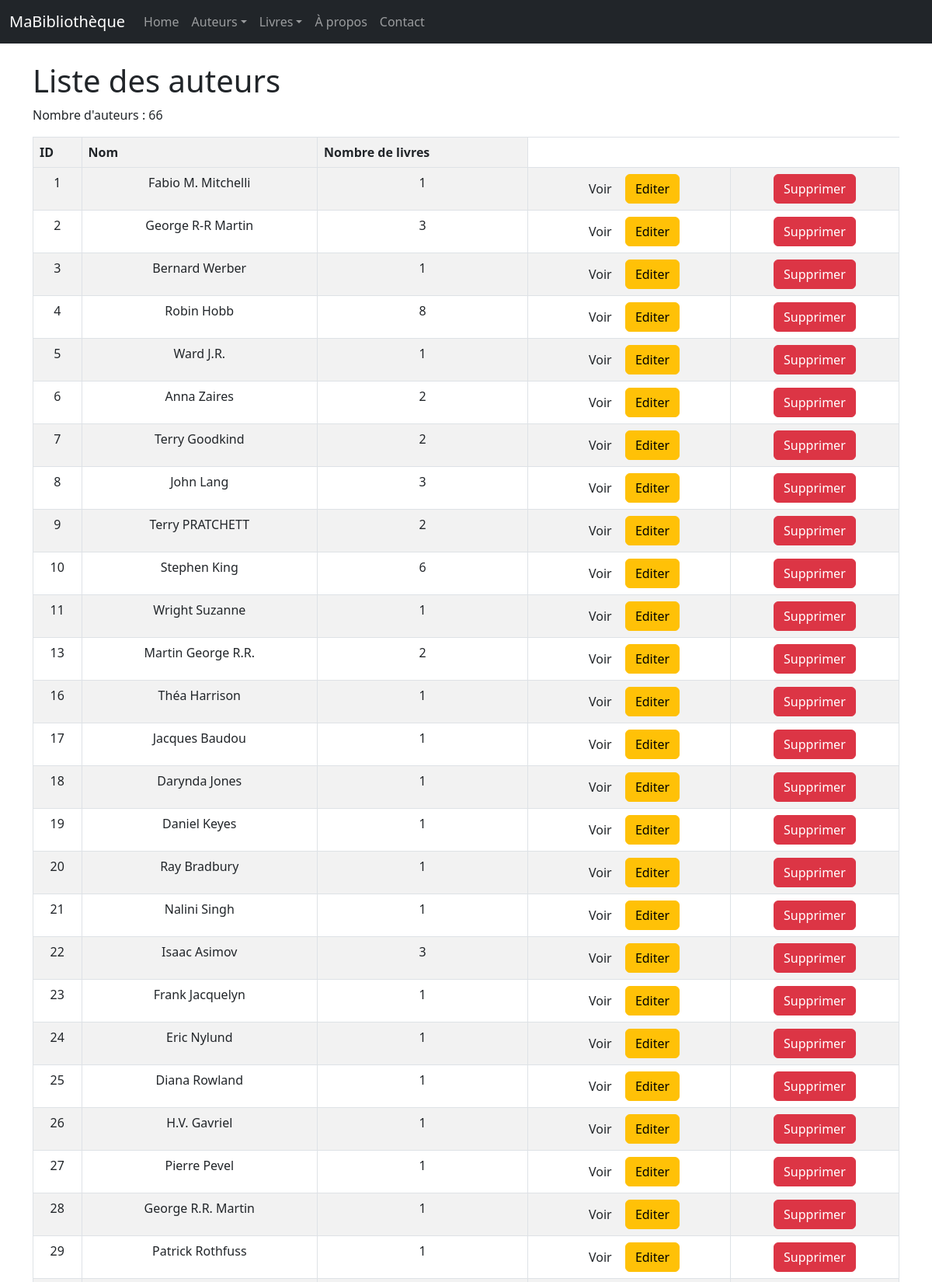
The page /auteurs/ (upper part) on the database its author committed.
### monApp/models.py (models this page shows, shortened)
class Auteur(db.Model):
    idA = db.Column( db.Integer, primary_key=True )
    Nom = db.Column( db.String(100) )

### monApp/views.py (the view)
@app.route('/auteurs/')
def getAuteurs():
    lesAuteurs = Auteur.query.all()
    return render_template('auteurs_list.html', title = "R3.01 Dev Web avec Flask", auteurs = lesAuteurs)

### monApp/templates/auteurs_list.html (shortened to what this page needs)
{% extends "base.html" %}
{% block main %}
    <h1>Liste des auteurs</h1>
    <p>Nombre d'auteurs : {{auteurs|length}}</p>
    <table class="table table-striped table-bordered table-hover">
        <thread>
            <tr>
                <th>ID</th>
                <th>Nom</th>
                <th>Nombre de livres</th>
            </tr>
        </thread>
        <tbody>
        {% for unAuteur in auteurs %}
            <tr>
                <td>{{unAuteur.idA}}</td>
                <td>{{unAuteur.Nom}}</td>
                <td>{{unAuteur.livres.count()}}</td>
                <td><div class="task-controls">
                    <a href="{{ url_for('viewAuteur', idA=unAuteur.idA) }}" class="btn btn-nfo">
                    Voir </a>
                    <a href="{{ url_for('updateAuteur', idA=unAuteur.idA) }}" class="btn btn-warning">
                    Editer </a>
                    </div>
                </td>
                <td><a href="{{ url_for('deleteAuteur', idA=unAuteur.idA) }}" class="btn btn-danger">Supprimer </a>
</td>
            </tr>
        {% endfor %}
        </tbody>
    </table>
{%endblock%}

### monApp/templates/base.html (shortened to what this page needs)
<html>
<head>
    <link rel="stylesheet" href="{{ url_for('static', filename='css/style.css') }}">
    <link href="https://cdn.jsdelivr.net/npm/bootstrap@5.3.0/dist/css/bootstrap.min.css" rel="stylesheet">
</head>
<body>
    {% block navbar %}
    <nav class="navbar navbar-expand-md navbar-dark bg-dark fixed-top">
        <div class="container-fluid">
            <a class="navbar-brand">MaBibliothèque</a>
            <div class="collapse navbar-collapse" id="mainNavbar">
                <ul class="navbar-nav me-auto mb-2 mb-md-0">
                    <li class="nav-item">
                        <a class="nav-link" href="{{ url_for('index') }}">Home</a>
                    </li>
                    <li class="nav-item dropdown">
                        <a class="nav-link dropdown-toggle" href="#" id="auteursDropdown" role="button" data-bs-toggle="dropdown" aria-expanded="false">Auteurs</a>
                    </li>
                    <li class="nav-item dropdown">
                        <a class="nav-link dropdown-toggle" href="#" id="livresDropdown" role="button" data-bs-toggle="dropdown" aria-expanded="false">Livres</a>
                    </li>
                    <li class="nav-item">
                        <a class="nav-link" href="{{ url_for('about') }}">À propos</a>
                    </li>
                    <li class="nav-item">
                        <a class="nav-link" href="{{ url_for('contact') }}">Contact</a>
                    </li>
                </ul>
            </div>
        </div>
    </nav>
    {% endblock %}
    {% block content %}
    <main id="main" role="main" class="container">
        {% block main %}{% endblock %}
    </main>
    {% endblock %}
</body>
</html>

### monApp/static/css/style.css (style rules this page uses)
h1 { color: red; }
td,th { padding: 0.5 em; text-align: center; border-collapse: initial; border: thin solid black; }
#main { margin-top: 5em; }
body { font-family: sans-serif; }

### rows shown on the page
Auteur: idA "1", Nom "Fabio M. Mitchelli", livres.count "1"
Auteur: idA "2", Nom "George R-R Martin", livres.count "3"
Auteur: idA "3", Nom "Bernard Werber", livres.count "1"
Auteur: idA "4", Nom "Robin Hobb", livres.count "8"
Auteur: idA "5", Nom "Ward J.R.", livres.count "1"
Auteur: idA "6", Nom "Anna Zaires", livres.count "2"
Auteur: idA "7", Nom "Terry Goodkind", livres.count "2"
Auteur: idA "8", Nom "John Lang", livres.count "3"
Auteur: idA "9", Nom "Terry PRATCHETT", livres.count "2"
Auteur: idA "10", Nom "Stephen King", livres.count "6"
Auteur: idA "11", Nom "Wright Suzanne", livres.count "1"
Auteur: idA "13", Nom "Martin George R.R.", livres.count "2"
Auteur: idA "16", Nom "Théa Harrison", livres.count "1"
Auteur: idA "17", Nom "Jacques Baudou", livres.count "1"
Auteur: idA "18", Nom "Darynda Jones", livres.count "1"
Auteur: idA "19", Nom "Daniel Keyes", livres.count "1"
Auteur: idA "20", Nom "Ray Bradbury", livres.count "1"
Auteur: idA "21", Nom "Nalini Singh", livres.count "1"
Auteur: idA "22", Nom "Isaac Asimov", livres.count "3"
Auteur: idA "23", Nom "Frank Jacquelyn", livres.count "1"
Auteur: idA "24", Nom "Eric Nylund", livres.count "1"
Auteur: idA "25", Nom "Diana Rowland", livres.count "1"
Auteur: idA "26", Nom "H.V. Gavriel", livres.count "1"
Auteur: idA "27", Nom "Pierre Pevel", livres.count "1"
Auteur: idA "28", Nom "George R.R. Martin", livres.count "1"
Auteur: idA "29", Nom "Patrick Rothfuss", livres.count "1"

### other values the page prints
{{ auteurs|length }} "66"
